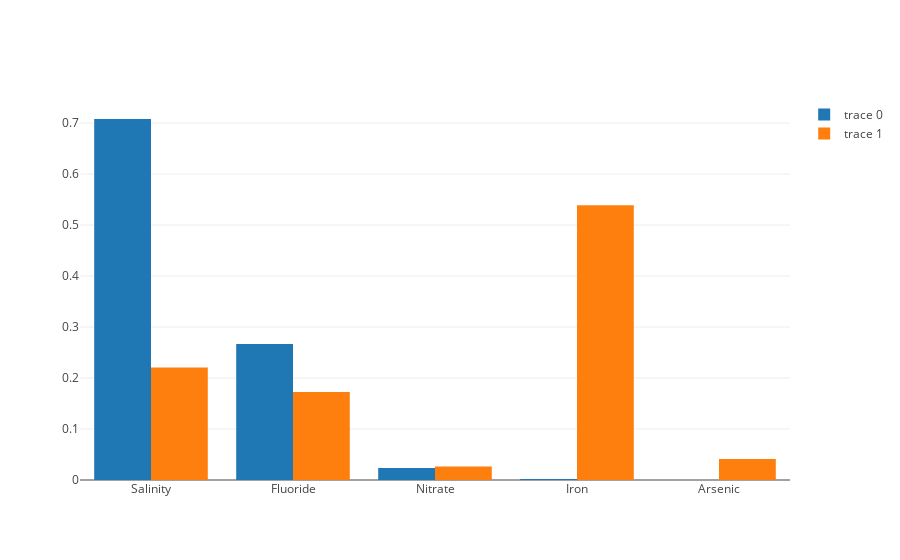

Notebook source saved alongside this figure:
### Code cell
iplot([Bar(x=rajasthan_stats.keys(), y=rajasthan_stats.values),
      Bar(x=probabilities.keys(), y=probabilities)])

### Figure 1 — Plotly figure (JSON) as saved in the notebook; plotly's stock layout.template omitted (floating-point values rounded to 4 significant figures)
{"data": [{"type": "bar", "x": ["Salinity", "Fluoride", "Nitrate", "Iron", "Arsenic"], "y": [0.708, 0.2668, 0.02335, 0.001721, 0.0001871]}, {"type": "bar", "x": ["Iron", "Salinity", "Fluoride", "Arsenic", "Nitrate"], "y": [0.539, 0.2204, 0.1727, 0.04142, 0.02648]}], "layout": {}}
